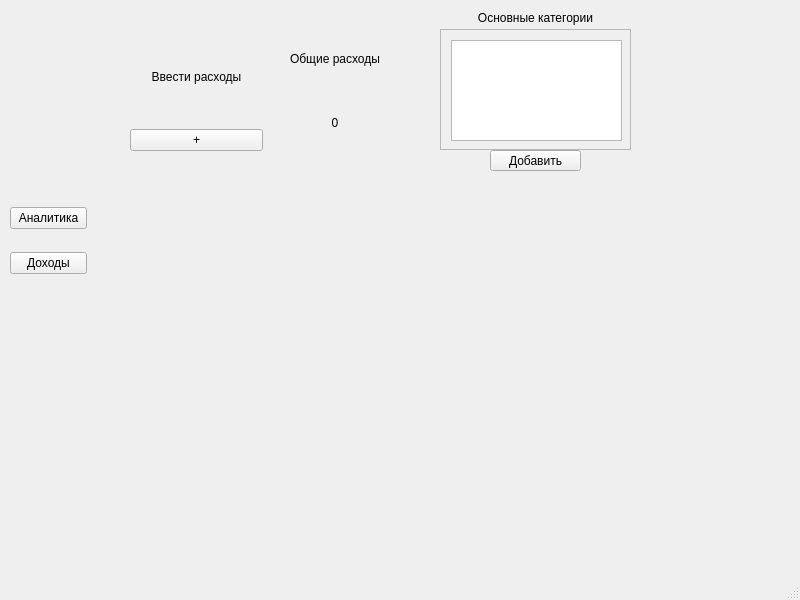
<?xml version="1.0" encoding="UTF-8"?>
<ui version="4.0">
 <class>Expense</class>
 <widget class="QMainWindow" name="Expense">
  <property name="geometry">
   <rect>
    <x>0</x>
    <y>0</y>
    <width>800</width>
    <height>600</height>
   </rect>
  </property>
  <property name="windowTitle">
   <string>MainWindow</string>
  </property>
  <widget class="QWidget" name="centralwidget">
   <widget class="QLabel" name="label_5">
    <property name="geometry">
     <rect>
      <x>440</x>
      <y>10</y>
      <width>191</width>
      <height>16</height>
     </rect>
    </property>
    <property name="text">
     <string>Основные категории</string>
    </property>
    <property name="alignment">
     <set>Qt::AlignCenter</set>
    </property>
   </widget>
   <widget class="QScrollArea" name="scrollArea">
    <property name="geometry">
     <rect>
      <x>440</x>
      <y>29</y>
      <width>191</width>
      <height>121</height>
     </rect>
    </property>
    <property name="widgetResizable">
     <bool>true</bool>
    </property>
    <widget class="QWidget" name="scrollAreaWidgetContents">
     <property name="geometry">
      <rect>
       <x>0</x>
       <y>0</y>
       <width>189</width>
       <height>119</height>
      </rect>
     </property>
     <widget class="QListView" name="listView">
      <property name="geometry">
       <rect>
        <x>10</x>
        <y>10</y>
        <width>171</width>
        <height>101</height>
       </rect>
      </property>
     </widget>
    </widget>
   </widget>
   <widget class="QPushButton" name="pushButton_2">
    <property name="geometry">
     <rect>
      <x>490</x>
      <y>150</y>
      <width>91</width>
      <height>21</height>
     </rect>
    </property>
    <property name="text">
     <string>Добавить</string>
    </property>
   </widget>
   <widget class="QWidget" name="">
    <property name="geometry">
     <rect>
      <x>130</x>
      <y>30</y>
      <width>271</width>
      <height>121</height>
     </rect>
    </property>
    <layout class="QHBoxLayout" name="horizontalLayout">
     <item>
      <layout class="QVBoxLayout" name="verticalLayout_3">
       <item>
        <widget class="QLabel" name="label_2">
         <property name="text">
          <string>Ввести расходы</string>
         </property>
         <property name="alignment">
          <set>Qt::AlignCenter</set>
         </property>
        </widget>
       </item>
       <item>
        <widget class="QPushButton" name="pushButton">
         <property name="text">
          <string>+</string>
         </property>
        </widget>
       </item>
      </layout>
     </item>
     <item>
      <layout class="QVBoxLayout" name="verticalLayout_2">
       <item>
        <widget class="QLabel" name="label_3">
         <property name="text">
          <string>Общие расходы</string>
         </property>
         <property name="alignment">
          <set>Qt::AlignCenter</set>
         </property>
        </widget>
       </item>
       <item>
        <widget class="QLabel" name="label_4">
         <property name="text">
          <string>0</string>
         </property>
         <property name="alignment">
          <set>Qt::AlignCenter</set>
         </property>
        </widget>
       </item>
      </layout>
     </item>
    </layout>
   </widget>
   <widget class="QWidget" name="">
    <property name="geometry">
     <rect>
      <x>10</x>
      <y>190</y>
      <width>77</width>
      <height>101</height>
     </rect>
    </property>
    <layout class="QVBoxLayout" name="verticalLayout">
     <item>
      <widget class="QPushButton" name="pushButton_3">
       <property name="text">
        <string>Аналитика</string>
       </property>
      </widget>
     </item>
     <item>
      <widget class="QPushButton" name="pushButton_4">
       <property name="text">
        <string>Доходы</string>
       </property>
      </widget>
     </item>
    </layout>
   </widget>
  </widget>
  <widget class="QMenuBar" name="menubar">
   <property name="geometry">
    <rect>
     <x>0</x>
     <y>0</y>
     <width>800</width>
     <height>21</height>
    </rect>
   </property>
  </widget>
  <widget class="QStatusBar" name="statusbar"/>
 </widget>
 <resources/>
 <connections/>
</ui>
